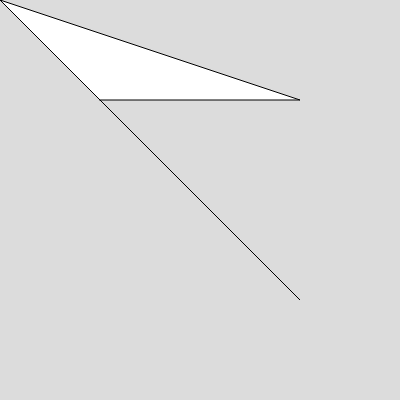
Frame 1 (no input)
Frame 60 (no input): identical to frame 1, image omitted
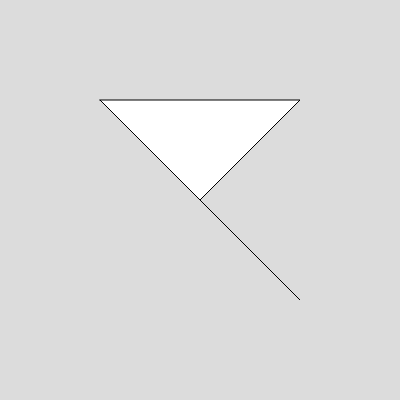
Frame 120 (the mouse pressed at the canvas centre since frame 60)

The p5.js sketch that drew these frames (run headless with seeded random() and noise() and a simulated clock; from frame 60 on, the mouse is pressed at the canvas centre):

// p5.js sketch
// ── sketch.js
function setup() {
  createCanvas(400, 400);
}

function draw() {
  background(220);

  // the order of the vertices matters!

  beginShape();
  vertex(100, 100);
  vertex(300, 100);
  vertex(mouseX, mouseY);
  vertex(300, 300);
  endShape(CLOSE);
}
